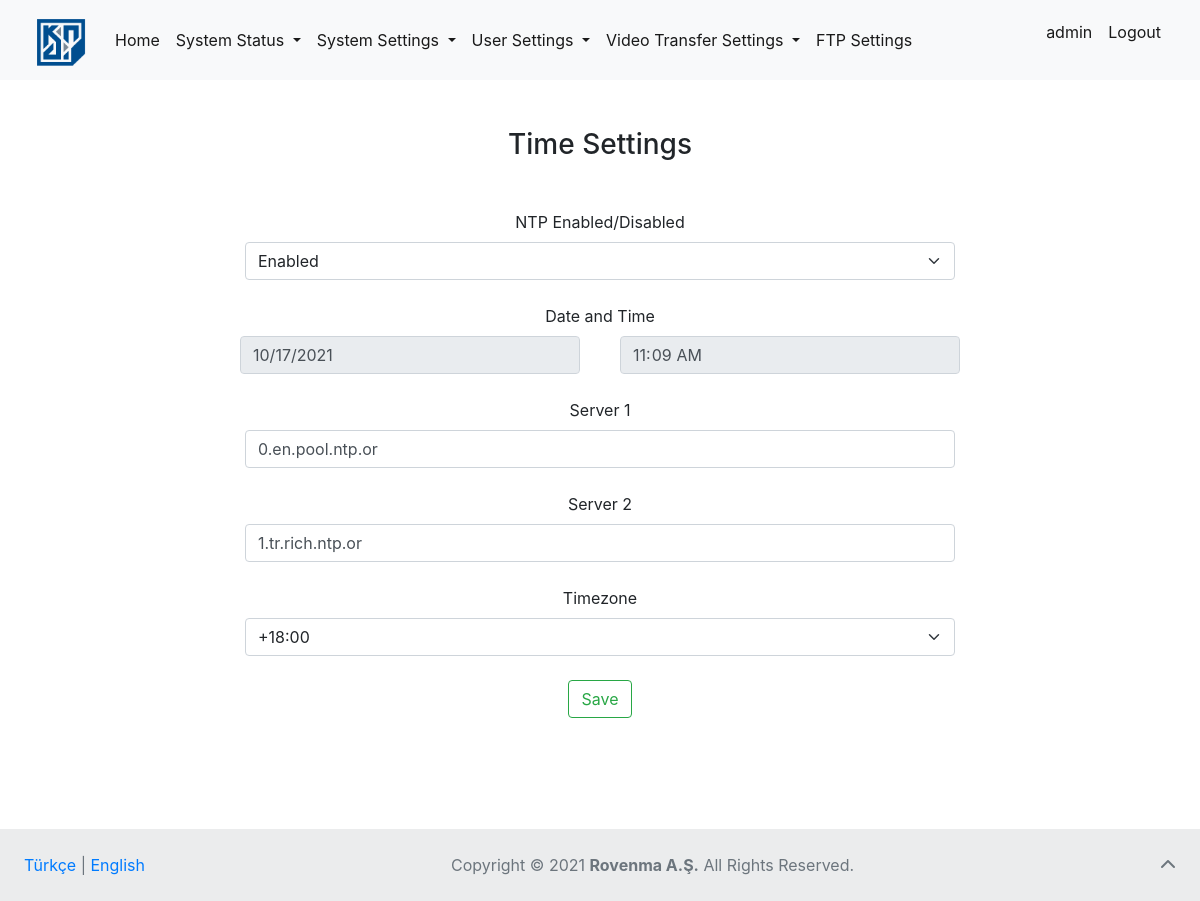
The page /time-settings/ (signed in) on the database its author committed.
### page_articles/models.py (models this page shows, shortened)
class NavbarFooterArticles(models.Model):
    lang = models.CharField(
        verbose_name="Language (like TR or EN)", max_length=2)
    homepage = models.CharField(verbose_name="Home (link)", max_length=20)
    system_status = models.CharField(
        verbose_name="System Status (dropdown)", max_length=30)
    statistics_field = models.CharField(
        verbose_name="Statistics (field)", max_length=20)
    sensors = models.CharField(verbose_name="Sensors (field)", max_length=20)
    packets = models.CharField(verbose_name="Packets (field)", max_length=20, default=None, null=True)
    log_records = models.CharField(
        verbose_name="Log Records (field)", max_length=30)
    system_settings = models.CharField(
        verbose_name="System Settings (dropdown)", max_length=30)
    remote_access_settings = models.CharField(
        verbose_name="Remote Access Settings (field)", max_length=35)
    cli_access_settings = models.CharField(
        verbose_name="CLI Access Settings (field)", max_length=35)
    time_settings = models.CharField(
        verbose_name="Time Settings (field)", max_length=35)
    user_settings = models.CharField(
        verbose_name="User Settings (dropdown)", max_length=35)
    user_administration = models.CharField(
        verbose_name="User Administration (field)", max_length=30)
    authorization = models.CharField(
        verbose_name="Authorization (field)", max_length=35)
    password_changing = models.CharField(
        verbose_name="Password Changing (field)", max_length=35)
    video_transfer = models.CharField(
        verbose_name="Video Transfer Settings (dropdown)", max_length=35, default=None, null=True)
    video_transfer_settings = models.CharField(
        verbose_name="Settings (field)", max_length=15, default=None, null=True)
    input_settings = models.CharField(
        verbose_name="Input Settings (field)", max_length=18, default=None, null=True)
    ftp_settings = models.CharField(
        verbose_name="FTP Settings (field)", max_length=15, default=None, null=True)
    logout_link = models.CharField(verbose_name="Logout (link)", max_length=20)
    footer = models.CharField(
        verbose_name="All Rights Reserved (text)", max_length=35)

class TimeSettingsArticles(models.Model):
    lang = models.CharField(
        verbose_name="Language (like TR or EN)", max_length=2)
    title = models.CharField(
        verbose_name="Time Settings (title)", max_length=35)
    ntp_enabled = models.CharField(
        verbose_name="NTP Enabled/Disabled (field)", max_length=30)
    date_time_field = models.CharField(
        verbose_name="Date and Time (field)", max_length=25)
    server_field = models.CharField(
        verbose_name="Server (field)", max_length=25)
    ip_address = models.CharField(
        verbose_name="IP Address (field)", max_length=50)
    timezone = models.CharField(verbose_name="Timezone (field)", max_length=25)
    enabled = models.CharField(verbose_name="Enabled (text)", max_length=25)
    disabled = models.CharField(verbose_name="Disabled (text)", max_length=25)
    save_text = models.CharField(verbose_name="Save (text)", max_length=25)

### settings/models.py (models this page shows, shortened)
class TimeSettings(models.Model):
    TIMEZONES = [
        ("0", "0"),
        ("1", "1"),
        ("2", "2"),
        ("3", "3"),
        ("4", "4"),
        ("5", "5"),
        ("6", "6"),
        ("7", "7"),
        ("8", "8"),
        ("9", "9"),
        ("10", "10"),
        ("11", "11"),
        ("12", "12"),
        ("13", "13"),
        ("14", "14"),
        ("15", "15"),
        ("16", "16"),
        ("17", "17"),
        ("18", "18"),
        ("19", "19"),
        ("20", "20"),
        ("21", "21"),
        ("22", "22"),
        ("23", "23"),
        ("24", "24")
    ]
    use_ntp = models.BooleanField(verbose_name="Use NTP")
    date = models.DateField(verbose_name="Date")
    time = models.TimeField(verbose_name="Time")
    server1 = models.CharField(verbose_name="Server 1", max_length=200)
    server2 = models.CharField(verbose_name="Server 2", max_length=200)
    timezone = models.CharField(verbose_name="Timezone", max_length=2, choices=TIMEZONES, default=0)

### settings/views.py (the view)
# urls.py: path('time-settings/', views.time_settings_view, name="time_settings"),
def time_settings_view(request):
    if request.user.is_authenticated:
        lang = "EN"
        cookie_lang = request.COOKIES.get("lang")
        for article in TimeSettingsArticles.objects.all():
            if cookie_lang == article.lang:
                lang = article.lang
                break
        articles = TimeSettingsArticles.objects.get(lang=lang)
        navbar = NavbarFooterArticles.objects.get(lang=lang)
        times = [0]
        for time in range(24):
            times.append(time+1)
        time_setting = TimeSettings.objects.all().first()
        if request.method == "POST":
            time_setting.use_ntp = request.POST.get("ntp_use")
            time_setting.time = request.POST.get("time")
            time_setting.date = request.POST.get("date")
            time_setting.server1 = request.POST.get("server1")
            time_setting.server2 = request.POST.get("server2")
            time_setting.timezone = request.POST.get("timezone")
            time_setting.save()
            return redirect("time_settings")
        else:
            hour = str(time_setting.time.hour)
            minute = str(time_setting.time.minute)
            day = str(time_setting.date.day)
            month = str(time_setting.date.month)
            if len(hour) == 1:
                hour = "0"+hour
            if len(minute) == 1:
                minute = "0"+minute
            if len(month) == 1:
                month = "0"+month
            if len(day) == 1:
                day = "0"+day
            context = {
                "times": times,
                "articles": articles,
                "time_settings": time_setting,
                "navbar_articles": navbar,
                "time": hour+":"+minute,
                "date": str(time_setting.date.year)+"-"+month+"-"+day
            }
            return render(request, "settings/time_settings.html", context=context)
    else:
        return redirect("login")

### templates/settings/time_settings.html (shortened to what this page needs)
{% extends 'base.html' %}
{% block body %}
<div class="container mt-5">
    <h3 class="text mt-3 mb-5">{{articles.title}}</h3>
    <form method="post">
        <div class="col-8 mt-4">
          <label for="ntp_use" class="form-label">{{articles.ntp_enabled}}</label>
          <select class="form-select" name="ntp_use" id="ntp_use">
              {% if time_settings.use_ntp %}
                <option value="True" selected>{{articles.enabled}}</option>
              {% else %}
                <option value="True">{{articles.enabled}}</option>
                <option value="False" selected>{{articles.disabled}}</option>
              {% endif %}
          </select>
        </div>
        <div class="row mt-4" id="date_time">
            <label for="date_time" class="form-label">{{articles.date_time_field}}</label>
            <div class="col-4 left">
              <input class="form-control " type="date" name="date" id="date">
            </div>
            <div class="col-4 right">
              <input class="form-control" type="time" name="time" id="time">
            </div>
        </div>
        <div class="col-8 mt-4">
          <label for="server1" class="form-label">{{articles.server_field}} 1</label>
          <input class="form-control" value="{{time_settings.server1}}" type="text" name="server1" id="server1">
        </div>
        <div class="col-8 mt-4">
          <label for="server2" class="form-label">{{articles.server_field}} 2</label>
          <input class="form-control" value="{{time_settings.server2}}" type="text" name="server2" id="server2">
        </div>
        <div class="col-8 mt-4 mb-4">
          <label for="timezone" class="form-label">{{articles.timezone}}</label>
          <select class="form-select" name="timezone" id="timezone">
              {% for time in times %}
              {% if time != 0 %}
                <option value="{{time}}">+{{time}}:00</option>
              {% else %}
                <option value="{{time}}">{{time}}</option>
              {% endif %}
              {% endfor %}
          </select>
        </div>
        <button type="submit" style="margin-bottom: 10%;" class="btn btn-outline-success">{{articles.save_text}}</button>
    </form>
</div>
{% endblock body %}

### templates/base.html (shortened to what this page needs)
<!DOCTYPE html>
<html lang="en">
  <head>
    <link
      href="https://cdn.jsdelivr.net/npm/bootstrap@5.0.2/dist/css/bootstrap.min.css"
      rel="stylesheet"
    />
    <link
      rel="stylesheet"
      href="https://stackpath.bootstrapcdn.com/bootstrap/4.1.3/css/bootstrap.min.css"
    />
  </head>
  <body>
    <div id="page-container">
        {% block nonavbar %}
            <nav class="navbar navbar-expand-lg navbar-light bg-light">
                <div class="container-fluid">
                  <a href="{% url 'home' %}" class="navbar-brand fs-3" href="#">
                    {% load static %}
                    <img
                      width="60"
                      height="50"
                      class="d-inline-block align-text-top"
                      src="{% static 'images/kindi.png' %}"
                      alt="Kindi"
                  /></a>
                  <div class="collapse navbar-collapse" id="navbarSupportedContent">
                    <ul class="navbar-nav me-auto mb-2 mb-lg-0">
                      <li class="nav-item">
                        <a
                          class="nav-link active"
                          aria-current="page"
                          href="{% url 'home' %}"
                          >{{ navbar_articles.homepage }}</a
                        >
                      </li>
                      <div class="nav navbar-nav me-auto mb-2 mb-lg-0">
                        <li class="nav-item dropdown">
                          <a
                            class="nav-link dropdown-toggle active"
                            href="#"
                            id="navbarDropdown"
                            role="button"
                            data-bs-toggle="dropdown"
                            aria-expanded="false"
                          >
                            {{ navbar_articles.system_status }}
                          </a>
                        </li>
                        <li class="nav-item dropdown">
                          <a
                            class="nav-link dropdown-toggle active"
                            href="#"
                            id="system_settings"
                            role="button"
                            data-bs-toggle="dropdown"
                            aria-expanded="false"
                          >
                            {{ navbar_articles.system_settings}}
                          </a>
                        </li>
                        <li class="nav-item dropdown">
                          <a
                            class="nav-link dropdown-toggle active"
                            href="#"
                            id="user_settings"
                            role="button"
                            data-bs-toggle="dropdown"
                            aria-expanded="false"
                          >
                            {{ navbar_articles.user_settings }}
                          </a>
                        </li>
                        <li class="nav-item dropdown">
                          <a
                            class="nav-link dropdown-toggle active"
                            href="#"
                            id="video_transfer"
                            role="button"
                            data-bs-toggle="dropdown"
                            aria-expanded="false"
                          >
                            {{ navbar_articles.video_transfer }}
                          </a>
                        </li>
                      </div>
                      <li class="nav-item">
                        <a
                          class="nav-link active"
                          aria-current="page"
                          href="{% url 'ftp_settings' %}"
                          >{{ navbar_articles.ftp_settings }}</a
                        >
                      </li>
                    </ul>
                    <ul class="nav navbar-nav navbar-right">
                      <li class="nav-item">
                        <p class="nav-link active">{{request.user}}</p>
                      </li>
                      <li class="nav-item">
                        <a
                          class="nav-link active"
                          aria-current="page"
                          href="{% url 'logout' %}"
                          >{{ navbar_articles.logout_link }}</a
                        >
                      </li>
                    </ul>
                  </div>
                </div>
              </nav>
        {% endblock nonavbar %}
        <div id="content-wrap">
         {% block body %} {% endblock body %}
        </div>
        {% block nofooter %}
            <footer id="footer" class="text-center text-lg-start bg-light text-muted">
          <div
            class="text-center p-4"
            style="background-color: rgba(0, 0, 0, 0.05)"
          >
            <div style="display: inline-block; float: left;">
              <a href="{% url 'change_lang' lang='TR' %}">Türkçe</a> |
              <a href="{% url 'change_lang' lang='EN' %}">English</a>
            </div>
            <div style="text-align: center;">
              <a
                href="https://www.copyright.gov/what-is-copyright/"
                class="text-reset"
                target="_blank"
                >Copyright ©</a
              >
              2021
              <a
                target="_blank"
                class="text-reset fw-bold"
                href="https://www.rovenma.com/"
                >Rovenma A.Ş.</a
              >
              {{ navbar_articles.footer }}.
            <a
              class="text-muted"
              style="display: inline-block; float: right"
              href="#"
              ><i class="fas fa-chevron-up"></i
            ></a>
            </div>
          </div>
        </footer>
        {% endblock nofooter %}
  </body>
</html>

### templates/base.html (style rules this page uses)
#page-container { position: relative; min-height: 100vh; }
#content-wrap { padding-bottom: 4.5rem; }
#footer { position: absolute; bottom: 0; width: 100%; height: 4.5rem; }

### templates/settings/time_settings.html (style rules this page uses)
h3 { text-align: center; }
form { text-align: center; }
.col-8 { margin-left: auto; margin-right: auto; }
.row { margin-left: auto; margin-right: auto; }
.row .left { margin-left: auto; margin-right: 5px; }
.row .right { margin-right: auto; margin-left: 5px; }

### rows shown on the page
NavbarFooterArticles: homepage "Home", system_status "System Status", system_settings "System Settings", user_settings "User Settings", video_transfer "Video Transfer Settings", ftp_settings "FTP Settings", logout_link "Logout", footer "All Rights Reserved"
TimeSettingsArticles: title "Time Settings", ntp_enabled "NTP Enabled/Disabled", date_time_field "Date and Time", server_field "Server", timezone "Timezone", save_text "Save"
TimeSettings: ntp_use "Enabled", server1 "0.en.pool.ntp.or", server2 "1.tr.rich.ntp.or"

### other values the page prints
{{ request.user }} "admin"
